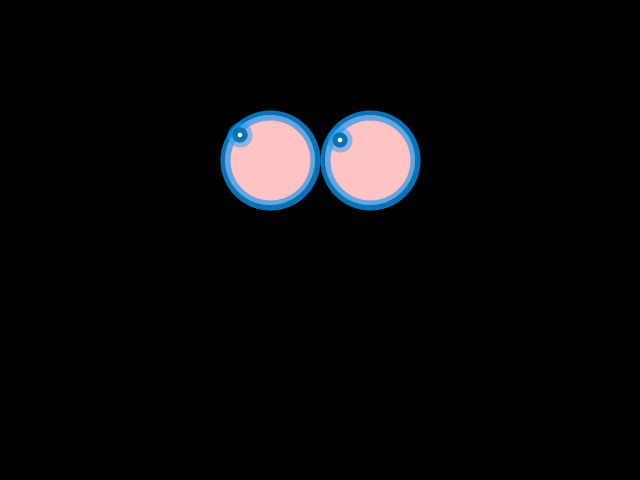
Frame 1 (no input)
Frame 60 (the mouse pressed at the canvas centre just before this capture): identical to frame 1, image omitted
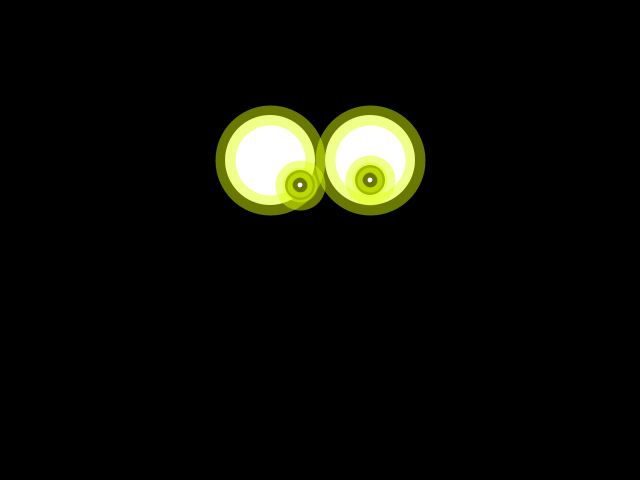
Frame 120 (the mouse held since frame 60 and released just before this capture)

The Processing sketch that drew these frames (run headless with seeded random() and noise(); from frame 60 on, the mouse is pressed at the canvas centre):

// Processing sketch: processing_7179
// ── processing_7179.pde




void setup(){ 
   
  size(640, 480); 
  background(167, 255, 119); 
  smooth();
  noStroke();
  noCursor();
} 
 
 
void draw(){ 
  fill(255);
  background(0); 
  
  
  
 if(mousePressed){
 
        float speed = dist (mouseX, mouseY, pmouseX, pmouseY + 100);
        strokeCap (ROUND);
        strokeWeight (speed/5);
        stroke (220, 255, 0, speed + 20);
        
    translate (20, 0);
            //left eye
            float mx = constrain (mouseX+30, 220, 280);
            float my = constrain (mouseY+30, 135, 185); 
       
            fill(255);
            ellipse (250, 160, 90, 90);
          
            fill(0);
            ellipse (mx, my, speed-70, speed-70); 
     
          
          //right eye
            float mx1 = constrain (mouseX+30, 320, 380);
            float my1 = constrain (mouseY+30, 140, 180); 
            
            fill(255);
            ellipse (350, 160, 90, 90);
           
            fill(0);
            ellipse (mx1, my1, speed-70, speed-70);
        
 
  } else {
          float speed = dist (mouseX, mouseY, pmouseX + 100, pmouseY);
          strokeCap (SQUARE);
          strokeWeight (speed/10);
          stroke (13, 160, 255, speed + 20);
  
  
   translate (20,0);

              //left eye
          
              fill(255);
              ellipse (250, 160, 90, 90);
            
            
            //right eye
             
              fill(255);
              ellipse (350, 160, 90, 90);
              
              
                 //pink eyes
                  float target = dist(mouseX, mouseY, pmouseX, pmouseY); 
                  fill(255, 103, 103, speed); 
                  ellipse(350, 160, 90, 90); 
                  ellipse(250, 160, 90, 90); 
                  
                  
                   //red veins
                      if(keyPressed == true){
                       
                       smooth();
                       noFill();
                       stroke(255, 0, 0);
                       strokeWeight(1.5);
                       

                       //left eye
                       beginShape();
                       vertex (217, 135);
                       vertex (227, 136);
                       vertex (226, 148);
                       vertex (235, 149);
                       endShape();
                      
                       beginShape();
                       vertex (230, 127);
                       vertex (234, 135);
                       vertex (235, 139);
                       vertex (227, 146);
                       endShape();
                       
                       beginShape();
                       vertex (250, 119);
                       vertex (249, 125);
                       vertex (244, 127);
                       vertex (246, 133);
                       vertex (247, 138);
                       vertex (251, 140);
                       endShape();
                       
                       beginShape();
                       vertex (284, 136);
                       vertex (276, 136);
                       vertex (260, 137);
                       vertex (260, 143);
                       endShape();
                            
                      beginShape();
                       vertex (272, 142);
                       vertex (277, 136);
                       endShape();
                       
                       beginShape();
                       vertex (289, 171);
                       vertex (275, 171);
                       vertex (272, 176);
                       vertex (270, 166);
                       endShape();
                       
                       beginShape();
                       vertex (285, 170);
                       vertex (280, 166);
                       vertex (275, 162);
                       vertex (275, 157);
                       vertex (272, 153);
                       vertex (266, 152);
                       endShape();
                       
                       beginShape();
                       vertex (273, 194);
                       vertex (269, 189);
                       vertex (268, 180);
                       vertex (265, 177);
                       vertex (262, 177);
                       vertex (260, 175);
                       vertex (259, 172);
                       endShape();
                       
                       beginShape();
                       vertex (242, 202);
                       vertex (241, 195);
                       vertex (247, 189);
                       vertex (250, 189);
                       vertex (251, 180);
                       endShape();
                       
                       beginShape();
                       vertex (243, 193);
                       vertex (240, 188);
                       vertex (239, 182);
                       endShape();
                       
                       beginShape();
                       vertex (217, 183);
                       vertex (216, 180);
                       vertex (216, 174);
                       vertex (221, 171);
                       vertex (225, 171);
                       vertex (227, 168);
                       vertex (228, 161);
                       endShape();
                       
                       beginShape();
                       vertex (217, 183);
                       vertex (224, 174);
                       vertex (229, 174);
                       vertex (232, 177);
                       vertex (236, 177);
                       vertex (238, 175);
                       vertex (239, 173);
                       endShape();
                       
                       //right eye
                       beginShape();
                       vertex (352, 120);
                       vertex (351, 123);
                       vertex (340, 133);
                       vertex (340, 140);
                       vertex (342, 141);
                       vertex (342, 148);
                       endShape();
                       
                        beginShape();
                       vertex (350, 124);
                       vertex (355, 125);
                       vertex (355, 133);
                       vertex (351, 137);
                       vertex (350, 141);
                       endShape();
                       
                        beginShape();
                       vertex (379, 133);
                       vertex (373, 134);
                       vertex (366, 138);
                       vertex (366, 144);
                       vertex (365, 147);
                       vertex (360, 148);
                       endShape();
                       
                        beginShape();
                       vertex (387, 146);
                       vertex (382, 147);
                       vertex (378, 148);
                       vertex (371, 156);
                       vertex (368, 156);
                       endShape();
                       
                        beginShape();
                       vertex (387, 148);
                       vertex (384, 148);
                       vertex (382, 152);
                       vertex (381, 156);
                       vertex (377, 162);
                       vertex (373, 167);
                       vertex (367, 167);
                       endShape();
                       
                        beginShape();
                       vertex (374, 195);
                       vertex (372, 193);
                       vertex (366, 188);
                       vertex (363, 181);
                       vertex (361, 179);
                       vertex (355, 177);
                       vertex (351, 175);
                       endShape();
                       
                        beginShape();
                       vertex (366, 188);
                       vertex (365, 178);
                       vertex (364, 177);
                       vertex (364, 174);
                       endShape();
                       
                        beginShape();
                       vertex (313, 179);
                       vertex (322, 179);
                       vertex (329, 181);
                       vertex (331, 186);
                       vertex (339, 186);
                       vertex (339, 184);
                       endShape();
                       
                        beginShape();
                       vertex (313, 179);
                       vertex (320, 176);
                       vertex (325, 176);
                       vertex (330, 174);
                       vertex (334, 169);
                       vertex (336, 167);
                       endShape();
                       
                        beginShape();
                       vertex (317, 140);
                       vertex (322, 140);
                       vertex (325, 143);
                       vertex (326, 149);
                       vertex (328, 154);
                       vertex (332, 158);
                       vertex (332, 161);
                       endShape();
                       
                       beginShape();
                       vertex (326, 146);
                       vertex (328, 148);
                       vertex (334, 148);
                       
                       }
                   }  
         
         
        
                    
         
            
      {  
        
        
        //right eye pupil
       float mx1 = constrain (mouseX+30, 320, 380);
       float my1 = constrain (mouseY+30, 140, 180); 
              fill(0);
              ellipse (mx1, my1, 15, 15);
       
      
       float mx2 = constrain (mouseX+30, 320, 380);
       float my2 = constrain (mouseY+30, 140, 180);
              fill (255);
              ellipse (mx2, my2, 5, 5);
              
        //left eye pupil
        float mx = constrain (mouseX+30, 220, 280);
        float my = constrain (mouseY+30, 135, 185); 
              fill(0);
              ellipse (mx, my, 15, 15);
          
          
              
        float mx3 = constrain (mouseX+30, 220, 280);
        float my3 = constrain (mouseY+30, 135, 185); 
              fill (255);
              ellipse (mx3, my3, 5, 5);
              }
              

}
 
